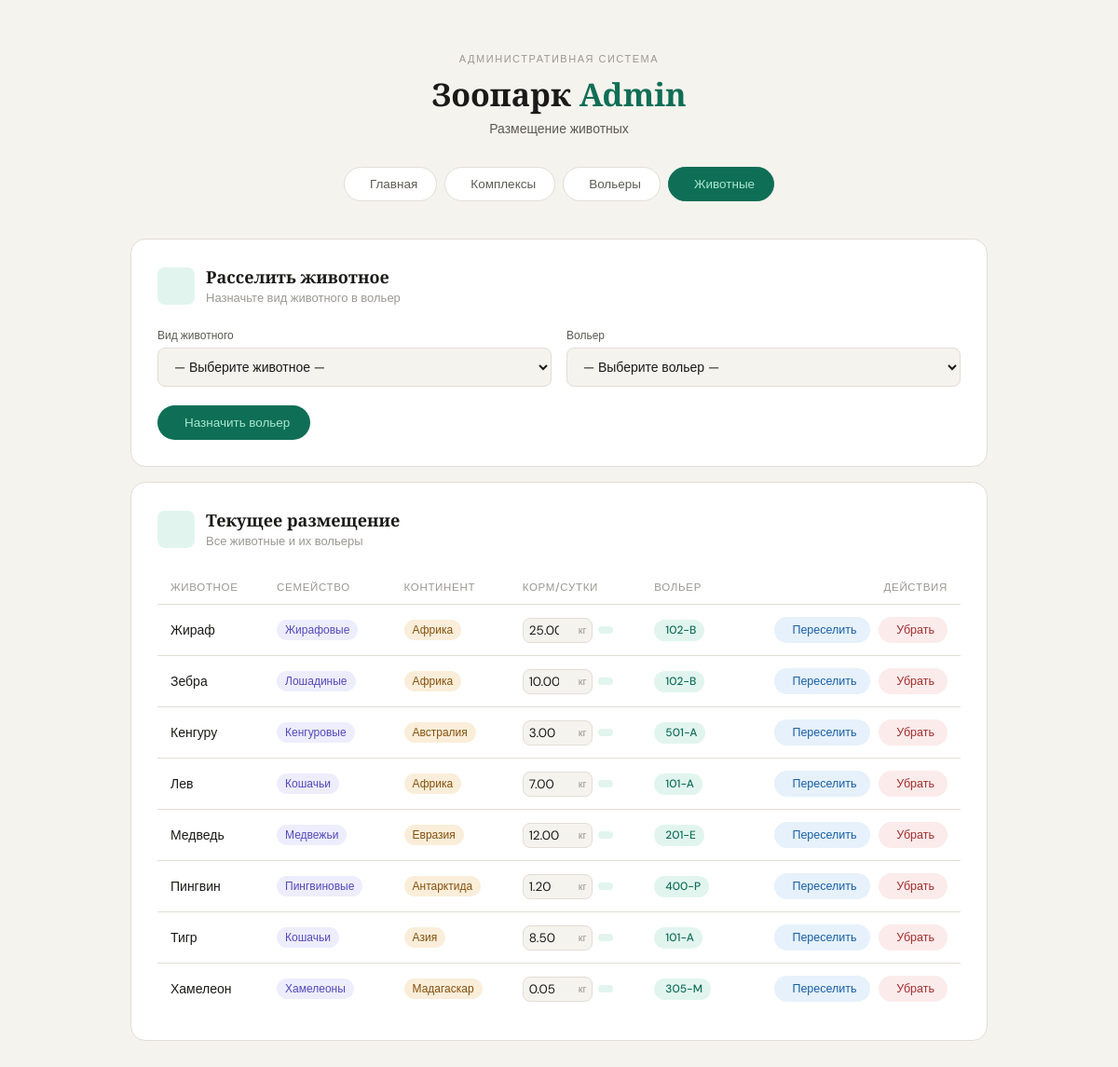
Page /animals.php on the committed database.
### tables this page shows
CREATE TABLE `animal_placement` (
  `id_species` int(11) NOT NULL,
  `id_room` int(11) NOT NULL
);

CREATE TABLE `animal_species` (
  `id_specie` int(11) NOT NULL,
  `family` varchar(45) NOT NULL,
  `continent` varchar(45) NOT NULL,
  `daily_food` decimal(6,2) NOT NULL,
  `species_name` varchar(45) NOT NULL
);

CREATE TABLE `rooms` (
  `id_room` int(11) NOT NULL,
  `room_number` varchar(45) NOT NULL,
  `has_water` tinyint(1) NOT NULL,
  `has_heating` tinyint(1) NOT NULL,
  `id_complexes` int(11) NOT NULL,
  `total_animals` int(11) NOT NULL
);

### animals.php (the view, shortened to what this page needs)
<?php
require_once 'login.php';
try {
    $pdo = new PDO($attr, $user, $pass, $opts);
    $edit_row = null;
    $rooms   = $pdo->query("SELECT * FROM rooms ORDER BY room_number")->fetchAll();
    $query = "SELECT p.id_species, p.id_room, s.species_name, s.family, s.continent, s.daily_food, r.room_number
              FROM animal_placement p
              JOIN animal_species s ON p.id_species = s.id_specie
              JOIN rooms r ON p.id_room = r.id_room
              ORDER BY s.species_name ASC";
    $result = $pdo->query($query);
} catch (PDOException $e) {
    die("Ошибка СУБД: " . $e->getMessage());
}
?>
<!DOCTYPE html>
<html lang="ru">
<head>
    <link rel="stylesheet" href="https://cdn.jsdelivr.net/npm/@tabler/icons-webfont@latest/dist/tabler-icons.min.css">
</head>
<body>
<header class="site-header">
    <div class="eyebrow">Административная система</div>
    <h1 class="site-title">Зоопарк <em>Admin</em></h1>
    <p class="site-sub">Размещение животных</p>
</header>
<nav>
    <a href="index.php"     class="nav-btn"><i class="ti ti-layout-dashboard"></i> Главная</a>
    <a href="complexes.php" class="nav-btn"><i class="ti ti-building-estate"></i> Комплексы</a>
    <a href="rooms.php"     class="nav-btn"><i class="ti ti-door"></i> Вольеры</a>
    <a href="animals.php"   class="nav-btn active"><i class="ti ti-paw"></i> Животные</a>
</nav>
<main class="content">
    <?php if ($edit_row): ?>
    <div class="card card-edit">
        <div class="card-header">
            <div class="card-icon icon-blue"><i class="ti ti-replace"></i></div>
            <div>
                <div class="card-title">Переселить животное</div>
                <div class="card-subtitle">Выберите новый вольер для размещения</div>
            </div>
        </div>
        <div class="animal-banner">
            <div class="animal-avatar"><i class="ti ti-paw"></i></div>
            <div>
                <div class="animal-name"><?= htmlspecialchars($edit_row['species_name']) ?></div>
                <div class="animal-hint">Текущий вольер: <?= htmlspecialchars($edit_row['id_room']) ?> — выберите новый ниже</div>
            </div>
        </div>
        <form method="POST" action="animals.php">
            <input type="hidden" name="edit_specie_id" value="<?= $edit_row['id_species'] ?>">
            <input type="hidden" name="old_room_id"    value="<?= $edit_row['id_room'] ?>">
            <div class="form-grid">
                <div class="field-group">
                    <label class="field-label">Новый вольер</label>
                    <select class="field-input blue" name="new_room_id" required>
                        <?php foreach ($rooms as $r): ?>
                            <option value="<?= $r['id_room'] ?>" <?= $r['id_room'] == $edit_row['id_room'] ? 'selected' : '' ?>>
                                <?= htmlspecialchars($r['room_number']) ?>
                            </option>
                        <?php endforeach; ?>
                    </select>
                </div>
            </div>
            <div class="form-actions">
                <button type="submit" name="edit_placement" class="btn-submit btn-submit-blue">
                    <i class="ti ti-replace"></i> Переселить
                </button>
                <a href="animals.php" class="btn-cancel">
                    <i class="ti ti-x"></i> Отмена
                </a>
            </div>
        </form>
    </div>
    <?php else: ?>
    <div class="card">
        <div class="card-header">
            <div class="card-icon icon-green"><i class="ti ti-plus"></i></div>
            <div>
                <div class="card-title">Расселить животное</div>
                <div class="card-subtitle">Назначьте вид животного в вольер</div>
            </div>
        </div>
        <form method="POST" action="animals.php">
            <div class="form-grid">
                <div class="field-group">
                    <label class="field-label">Вид животного</label>
                    <select class="field-input" name="id_specie" required>
                        <option value="">— Выберите животное —</option>
                    </select>
                </div>
                <div class="field-group">
                    <label class="field-label">Вольер</label>
                    <select class="field-input" name="id_room" required>
                        <option value="">— Выберите вольер —</option>
                    </select>
                </div>
            </div>
            <div class="form-actions">
                <button type="submit" name="add_placement" class="btn-submit">
                    <i class="ti ti-plus"></i> Назначить вольер
                </button>
            </div>
        </form>
    </div>
    <?php endif; ?>
    <div class="card">
        <div class="card-header">
            <div class="card-icon icon-green"><i class="ti ti-paw"></i></div>
            <div>
                <div class="card-title">Текущее размещение</div>
                <div class="card-subtitle">Все животные и их вольеры</div>
            </div>
        </div>
        <div class="table-wrap">
            <table>
                <thead>
                    <tr>
                        <th>Животное</th>
                        <th>Семейство</th>
                        <th>Континент</th>
                        <th>Корм/сутки</th>
                        <th>Вольер</th>
                        <th>Действия</th>
                    </tr>
                </thead>
                <tbody>
                    <?php $has_rows = false; while ($row = $result->fetch()): $has_rows = true; ?>
                        <tr>
                            <td><span class="species-name"><?= htmlspecialchars($row['species_name']) ?></span></td>
                            <td><span class="tag tag-family"><?= htmlspecialchars($row['family']) ?></span></td>
                            <td><span class="tag tag-continent"><?= htmlspecialchars($row['continent']) ?></span></td>
                    <td>
                        <form method="POST" action="" style="display: flex; align-items: center; gap: 6px;">
                            <div style="position: relative; display: inline-block;">
                                <input type="number" name="new_daily_food" value="<?= htmlspecialchars($row['daily_food']) ?>" step="0.01" min="0.01" required style="width: 75px; padding: 4px 20px 4px 6px; border: 1px solid var(--border); border-radius: var(--radius-sm); font-family: inherit; font-size: 13.5px; background: var(--bg); color: var(--text-1);">
                                <span style="position: absolute; right: 6px; top: 50%; transform: translateY(-50%); font-size: 11px; color: var(--text-3); font-weight: 500;">кг</span>
                            </div>
                            <button type="submit" name="update_food_submit" class="action-btn" style="background: var(--green-bg); color: var(--green); padding: 4px 8px; border: none; border-radius: var(--radius-sm);">
                            </button>
                        </form>
                    </td>
                            <td><span class="tag tag-room"><i class="ti ti-door" style="font-size:12px;vertical-align:-1px;margin-right:3px"></i><?= htmlspecialchars($row['room_number']) ?></span></td>
                            <td>
                                <a href="animals.php?action=edit&specie_id=<?= $row['id_species'] ?>&room_id=<?= $row['id_room'] ?>" class="action-btn btn-edit-row">
                                    <i class="ti ti-replace"></i> Переселить
                                </a>
                                <a href="animals.php?delete_specie_id=<?= $row['id_species'] ?>&delete_room_id=<?= $row['id_room'] ?>"
                                   class="action-btn btn-delete-row"
                                   onclick="return confirm('Убрать «<?= htmlspecialchars($row['species_name']) ?>» из вольера?')">
                                    <i class="ti ti-trash"></i> Убрать
                                </a>
                            </td>
                        </tr>
                    <?php endwhile; ?>
                </tbody>
            </table>
        </div>
    </div>
</main>
</body>
</html>

### rows in the picture
animal_placement: id_species.species_name "Жираф", id_species.family "Жирафовые", id_species.continent "Африка", new_daily_food "25.00", id_room.room_number "102-B"
animal_placement: id_species.species_name "Зебра", id_species.family "Лошадиные", id_species.continent "Африка", new_daily_food "10.00", id_room.room_number "102-B"
animal_placement: id_species.species_name "Кенгуру", id_species.family "Кенгуровые", id_species.continent "Австралия", new_daily_food "3.00", id_room.room_number "501-A"
animal_placement: id_species.species_name "Лев", id_species.family "Кошачьи", id_species.continent "Африка", new_daily_food "7.00", id_room.room_number "101-A"
animal_placement: id_species.species_name "Медведь", id_species.family "Медвежьи", id_species.continent "Евразия", new_daily_food "12.00", id_room.room_number "201-E"
animal_placement: id_species.species_name "Пингвин", id_species.family "Пингвиновые", id_species.continent "Антарктида", new_daily_food "1.20", id_room.room_number "400-P"
animal_placement: id_species.species_name "Тигр", id_species.family "Кошачьи", id_species.continent "Азия", new_daily_food "8.50", id_room.room_number "101-A"
animal_placement: id_species.species_name "Хамелеон", id_species.family "Хамелеоны", id_species.continent "Мадагаскар", new_daily_food "0.05", id_room.room_number "305-M"
